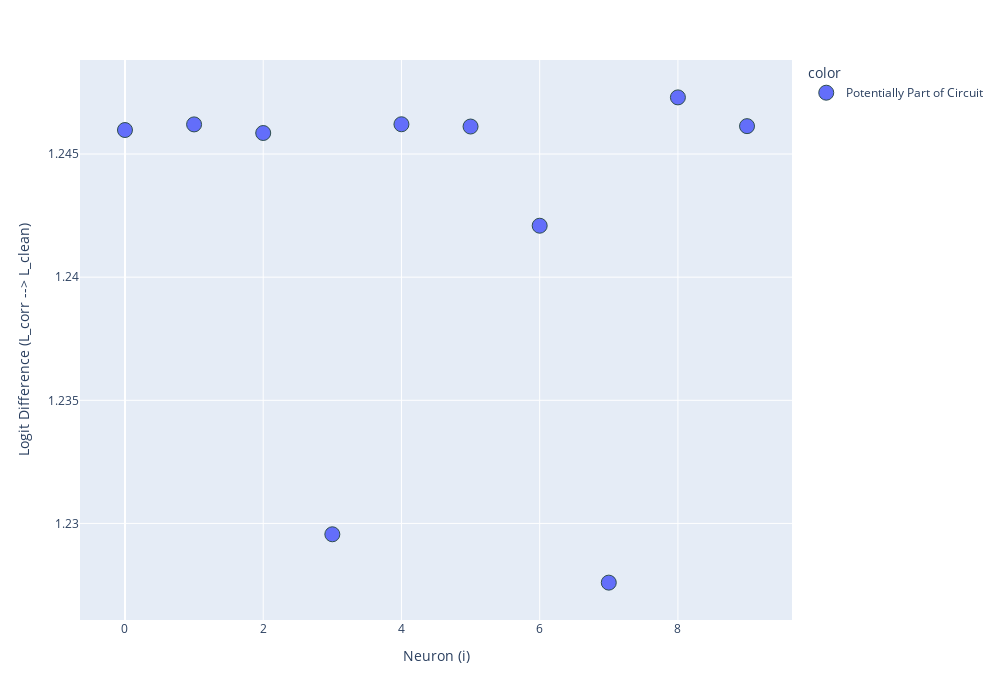
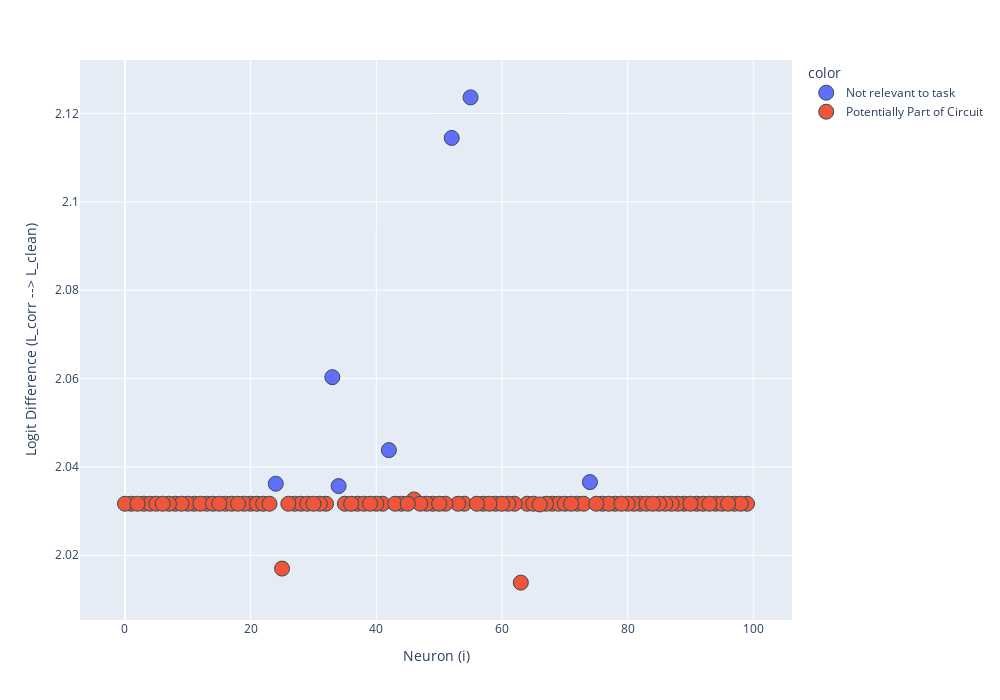
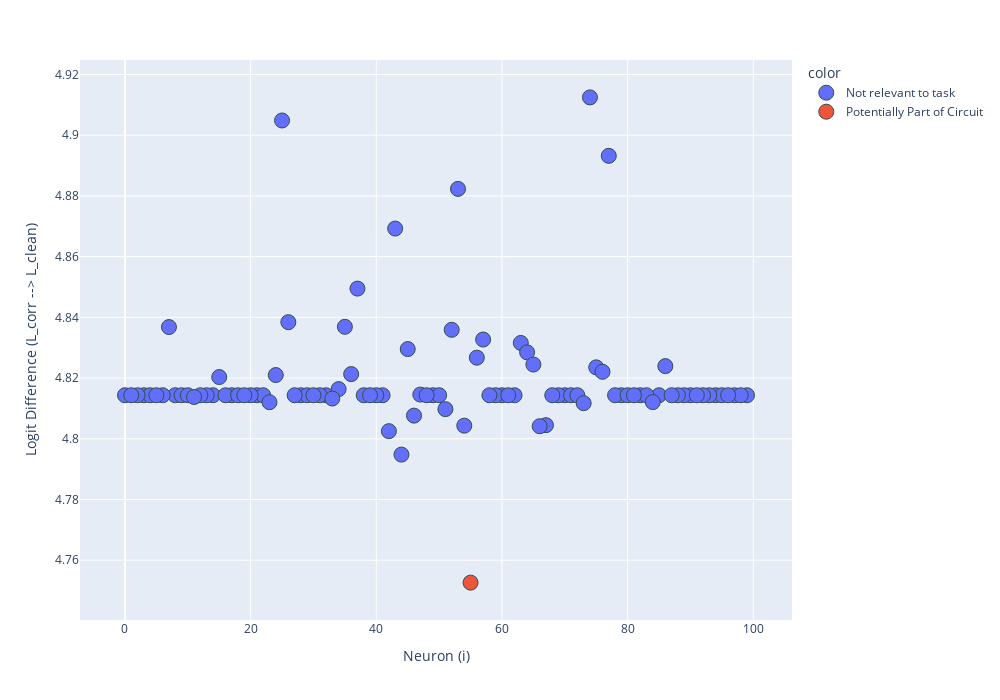

Notebook cell for these charts, in order:
### Code cell
for i, (image1, image2) in enumerate(final_loader):
    sorted_neurons =  circuit_discovery(mlp, image2, image1)
    # print(mlp(image1))
    # print(mlp(image2))
    break

from collections import defaultdict
from itertools import groupby
from operator import itemgetter
combined_list = []

value_dict = defaultdict(lambda: {'sum': 0, 'count': 0})

for i, (image1, image2) in enumerate(final_loader):
    sorted_neurons =  circuit_discovery(mlp, image2, image1)
    for layer, neuron, value in sorted_neurons:
        value_dict[(layer, neuron)]['sum'] += value
        value_dict[(layer, neuron)]['count'] += 1

average_values = {}
for key, data in value_dict.items():
    average = data['sum'] / data['count']
    average_values[key] = average

print(average_values.items())

data = average_values
# Separate the dictionary for each layer and sort according to the logit value
layer_dict = {}
for (layer, neuron), logit in data.items():
    if layer not in layer_dict:
        layer_dict[layer] = []
    layer_dict[layer].append(((layer, neuron), logit))

# Sort each layer's list by logit value in descending order
for layer in layer_dict:
    layer_dict[layer].sort(key=lambda x: x[1], reverse=True)

# Function to get top N elements from each layer
def get_top_n_from_each_layer(layer_dict, n):
    top_n = {}
    for layer in layer_dict:
        top_n[layer] = layer_dict[layer][:n]
    return top_n

# Example: Get top 5 elements from each layer
top_5 = get_top_n_from_each_layer(layer_dict, 30)
print(top_5)


import plotly.express as px
for key, val in layer_dict.items():
    # print(val)
    y_values = [t[1] for t in val]
    x_values = [t[0][1] for t in val]
    # print(x_values)
    print(np.mean(y_values))
    print(y_values)

    colors = ['Potentially Part of Circuit' if y < np.mean(y_values)-0.05 else 'Not relevant to task' for y in y_values]
    if key == 2:
        colors = ['Potentially Part of Circuit' if y <= np.mean(y_values)+0.5 else 'Not relevant to task' for y in y_values]
    if key == 1:
        colors = ['Potentially Part of Circuit' if y <= np.mean(y_values) else 'Not relevant to task' for y in y_values]
    fig = px.scatter(x = x_values, y=y_values, color=colors) #, size=[0.001]*len(x_values))
    fig.update_traces(marker=dict(
        size=15,
        line=dict(
            width=1,
            color='DarkSlateGrey'
        )
    ))
    fig.update_xaxes(title_text='Neuron (i)')
    fig.update_yaxes(title_text='Logit Difference (L_corr --> L_clean)')
    fig.update_layout(width=1000, height=700)
    fig.show()
    # break

### Figure 1 — Plotly figure (JSON) as saved in the notebook; plotly's stock layout.template omitted (floating-point values rounded to 4 significant figures)
{"data": [{"hovertemplate": "color=Potentially Part of Circuit<br>x=%{x}<br>y=%{y}<extra></extra>", "legendgroup": "Potentially Part of Circuit", "marker": {"color": "#636efa", "line": {"color": "DarkSlateGrey", "width": 1}, "size": 15, "symbol": "circle"}, "mode": "markers", "name": "Potentially Part of Circuit", "orientation": "v", "showlegend": true, "type": "scatter", "x": [8, 4, 1, 9, 5, 0, 2, 6, 3, 7], "xaxis": "x", "y": [1.247, 1.246, 1.246, 1.246, 1.246, 1.246, 1.246, 1.242, 1.23, 1.228], "yaxis": "y"}], "layout": {"height": 700, "legend": {"title": {"text": "color"}, "tracegroupgap": 0}, "margin": {"t": 60}, "width": 1000, "xaxis": {"anchor": "y", "domain": [0, 1], "title": {"text": "Neuron (i)"}}, "yaxis": {"anchor": "x", "domain": [0, 1], "title": {"text": "Logit Difference (L_corr --> L_clean)"}}}}

### Figure 2 — Plotly figure (JSON) as saved in the notebook; plotly's stock layout.template omitted (floating-point values rounded to 4 significant figures)
{"data": [{"hovertemplate": "color=Not relevant to task<br>x=%{x}<br>y=%{y}<extra></extra>", "legendgroup": "Not relevant to task", "marker": {"color": "#636efa", "line": {"color": "DarkSlateGrey", "width": 1}, "size": 15, "symbol": "circle"}, "mode": "markers", "name": "Not relevant to task", "orientation": "v", "showlegend": true, "type": "scatter", "x": [55, 52, 33, 42, 74, 24, 34], "xaxis": "x", "y": [2.124, 2.114, 2.06, 2.044, 2.037, 2.036, 2.036], "yaxis": "y"}, {"hovertemplate": "color=Potentially Part of Circuit<br>x=%{x}<br>y=%{y}<extra></extra>", "legendgroup": "Potentially Part of Circuit", "marker": {"color": "#EF553B", "line": {"color": "DarkSlateGrey", "width": 1}, "size": 15, "symbol": "circle"}, "mode": "markers", "name": "Potentially Part of Circuit", "orientation": "v", "showlegend": true, "type": "scatter", "x": [46, 64, 68, 1, 69, 65, 27, 20, 37, 78, 70, 62, 99, 11, 16, 19, 82, 38, 61, 28, 13, 94, 54, 8, 81, 44, 53, 89, 83, 10, 57, 72, 17, 97, 88, 67, 59, 12, 9, 14, 41, 73, 15, 49, 76, 80, 3, 91, 87, 60, 77, 51, 21, 98, 92, 58, 48, 43, 90, 18, 95, 4, 86, 79, 47, 32, 85, 45, 7, 75, 0, 29, 84, 96, 5, 35, 50, 40, 6, 31, 71, 22, 2, 30, 93, 56, 23, 26, 39, 36, 66, 25, 63], "xaxis": "x", "y": [2.033, 2.032, 2.032, 2.032, 2.032, 2.032, 2.032, 2.032, 2.032, 2.032, 2.032, 2.032, 2.032, 2.032, 2.032, 2.032, 2.032, 2.032, 2.032, 2.032, 2.032, 2.032, 2.032, 2.032, 2.032, 2.032, 2.032, 2.032, 2.032, 2.032, 2.032, 2.032, 2.032, 2.032, 2.032, 2.032, 2.032, 2.032, 2.032, 2.032, 2.032, 2.032, 2.032, 2.032, 2.032, 2.032, 2.032, 2.032, 2.032, 2.032, 2.032, 2.032, 2.032, 2.032, 2.032, 2.032, 2.032, 2.032, 2.032, 2.032, 2.032, 2.032, 2.032, 2.032, 2.032, 2.032, 2.032, 2.032, 2.032, 2.032, 2.032, 2.032, 2.032, 2.032, 2.032, 2.032, 2.032, 2.032, 2.032, 2.032, 2.032, 2.032, 2.032, 2.032, 2.032, 2.032, 2.032, 2.032, 2.032, 2.032, 2.032, 2.017, 2.014], "yaxis": "y"}], "layout": {"height": 700, "legend": {"title": {"text": "color"}, "tracegroupgap": 0}, "margin": {"t": 60}, "width": 1000, "xaxis": {"anchor": "y", "domain": [0, 1], "title": {"text": "Neuron (i)"}}, "yaxis": {"anchor": "x", "domain": [0, 1], "title": {"text": "Logit Difference (L_corr --> L_clean)"}}}}

### Figure 3 — Plotly figure (JSON) as saved in the notebook; plotly's stock layout.template omitted (floating-point values rounded to 4 significant figures)
{"data": [{"hovertemplate": "color=Not relevant to task<br>x=%{x}<br>y=%{y}<extra></extra>", "legendgroup": "Not relevant to task", "marker": {"color": "#636efa", "line": {"color": "DarkSlateGrey", "width": 1}, "size": 15, "symbol": "circle"}, "mode": "markers", "name": "Not relevant to task", "orientation": "v", "showlegend": true, "type": "scatter", "x": [74, 25, 77, 53, 43, 37, 26, 35, 7, 52, 57, 63, 45, 64, 56, 65, 86, 75, 76, 36, 24, 15, 34, 47, 32, 41, 8, 97, 49, 60, 70, 69, 21, 22, 3, 38, 59, 31, 28, 14, 90, 99, 40, 29, 6, 20, 62, 94, 71, 61, 95, 4, 89, 79, 0, 58, 88, 68, 27, 82, 85, 13, 17, 78, 30, 72, 83, 16, 18, 80, 98, 2, 96, 9, 39, 12, 10, 93, 50, 19, 81, 92, 5, 91, 87, 48, 1, 11, 33, 84, 23, 73, 51, 46, 67, 54, 66, 42, 44], "xaxis": "x", "y": [4.912, 4.905, 4.893, 4.882, 4.869, 4.849, 4.838, 4.837, 4.837, 4.836, 4.833, 4.832, 4.83, 4.828, 4.827, 4.824, 4.824, 4.824, 4.822, 4.821, 4.821, 4.82, 4.816, 4.815, 4.814, 4.814, 4.814, 4.814, 4.814, 4.814, 4.814, 4.814, 4.814, 4.814, 4.814, 4.814, 4.814, 4.814, 4.814, 4.814, 4.814, 4.814, 4.814, 4.814, 4.814, 4.814, 4.814, 4.814, 4.814, 4.814, 4.814, 4.814, 4.814, 4.814, 4.814, 4.814, 4.814, 4.814, 4.814, 4.814, 4.814, 4.814, 4.814, 4.814, 4.814, 4.814, 4.814, 4.814, 4.814, 4.814, 4.814, 4.814, 4.814, 4.814, 4.814, 4.814, 4.814, 4.814, 4.814, 4.814, 4.814, 4.814, 4.814, 4.814, 4.814, 4.814, 4.814, 4.814, 4.813, 4.812, 4.812, 4.812, 4.81, 4.808, 4.804, 4.804, 4.804, 4.803, 4.795], "yaxis": "y"}, {"hovertemplate": "color=Potentially Part of Circuit<br>x=%{x}<br>y=%{y}<extra></extra>", "legendgroup": "Potentially Part of Circuit", "marker": {"color": "#EF553B", "line": {"color": "DarkSlateGrey", "width": 1}, "size": 15, "symbol": "circle"}, "mode": "markers", "name": "Potentially Part of Circuit", "orientation": "v", "showlegend": true, "type": "scatter", "x": [55], "xaxis": "x", "y": [4.753], "yaxis": "y"}], "layout": {"height": 700, "legend": {"title": {"text": "color"}, "tracegroupgap": 0}, "margin": {"t": 60}, "width": 1000, "xaxis": {"anchor": "y", "domain": [0, 1], "title": {"text": "Neuron (i)"}}, "yaxis": {"anchor": "x", "domain": [0, 1], "title": {"text": "Logit Difference (L_corr --> L_clean)"}}}}
